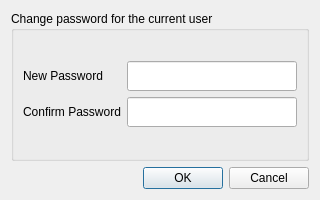
<?xml version="1.0" encoding="UTF-8"?>
<ui version="4.0">
 <class>frmChangePwd</class>
 <widget class="QDialog" name="frmChangePwd">
  <property name="geometry">
   <rect>
    <x>0</x>
    <y>0</y>
    <width>320</width>
    <height>200</height>
   </rect>
  </property>
  <property name="maximumSize">
   <size>
    <width>320</width>
    <height>16777215</height>
   </size>
  </property>
  <property name="windowTitle">
   <string>Change Password</string>
  </property>
  <layout class="QGridLayout" name="gridLayout_2">
   <item row="0" column="0">
    <widget class="QGroupBox" name="groupBox">
     <property name="title">
      <string>Change password for the current user</string>
     </property>
     <layout class="QGridLayout" name="gridLayout_3">
      <item row="0" column="0">
       <layout class="QGridLayout" name="gridLayout">
        <item row="0" column="1">
         <widget class="QLineEdit" name="txtNewPass">
          <property name="minimumSize">
           <size>
            <width>0</width>
            <height>30</height>
           </size>
          </property>
          <property name="maxLength">
           <number>200</number>
          </property>
          <property name="echoMode">
           <enum>QLineEdit::Password</enum>
          </property>
         </widget>
        </item>
        <item row="0" column="0">
         <widget class="QLabel" name="label">
          <property name="minimumSize">
           <size>
            <width>70</width>
            <height>0</height>
           </size>
          </property>
          <property name="text">
           <string>New Password</string>
          </property>
         </widget>
        </item>
        <item row="1" column="0">
         <widget class="QLabel" name="label_2">
          <property name="text">
           <string>Confirm Password</string>
          </property>
         </widget>
        </item>
        <item row="1" column="1">
         <widget class="QLineEdit" name="txtConfirmPass">
          <property name="minimumSize">
           <size>
            <width>0</width>
            <height>30</height>
           </size>
          </property>
          <property name="maxLength">
           <number>200</number>
          </property>
          <property name="echoMode">
           <enum>QLineEdit::Password</enum>
          </property>
         </widget>
        </item>
       </layout>
      </item>
     </layout>
    </widget>
   </item>
   <item row="1" column="0">
    <widget class="QDialogButtonBox" name="btnBox">
     <property name="standardButtons">
      <set>QDialogButtonBox::Cancel|QDialogButtonBox::Ok</set>
     </property>
    </widget>
   </item>
  </layout>
 </widget>
 <resources/>
 <connections>
  <connection>
   <sender>btnBox</sender>
   <signal>rejected()</signal>
   <receiver>frmChangePwd</receiver>
   <slot>reject()</slot>
   <hints>
    <hint type="sourcelabel">
     <x>159</x>
     <y>187</y>
    </hint>
    <hint type="destinationlabel">
     <x>159</x>
     <y>103</y>
    </hint>
   </hints>
  </connection>
 </connections>
</ui>
